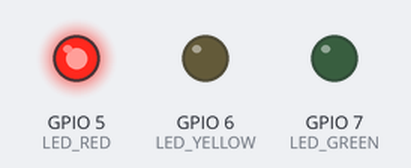
Bench run of a sketch on a simulated ESP32-S3. Shown: output pins drawn as LEDs (lit = HIGH).

Above: at 0.1 s.
At 1.1 s:
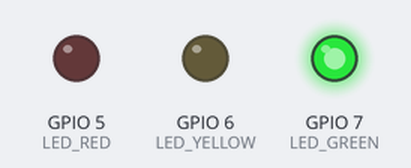
At 2.7 s:
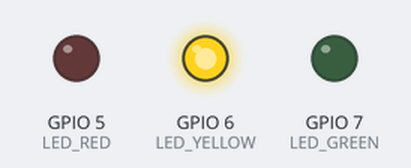
Timing chart, 0 to 3.0 s (numbered marks = the images above):
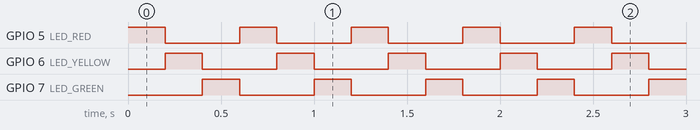

Measured:
- by itself, GPIO 5 (LED_RED), GPIO 6 (LED_YELLOW), GPIO 7 (LED_GREEN): alternates HIGH for 0.20 s and LOW for 0.40 s
- by itself, everything shown: repeats every 0.60 s, in 3 steps

The sketch:

sketch.ino
```cpp
#define LED_RED 5
#define LED_YELLOW 6
#define LED_GREEN 7
void setup() {
  pinMode(LED_RED, OUTPUT);
  pinMode(LED_YELLOW, OUTPUT);
  pinMode(LED_GREEN, OUTPUT);
}
void loop()   {
  digitalWrite(LED_RED, HIGH);
  delay(200);
  digitalWrite(LED_RED, LOW);
  digitalWrite(LED_YELLOW, HIGH);
  delay(200);
  digitalWrite(LED_YELLOW, LOW);
  digitalWrite(LED_GREEN, HIGH);
  delay(200);
  digitalWrite(LED_GREEN, LOW);
}
```
